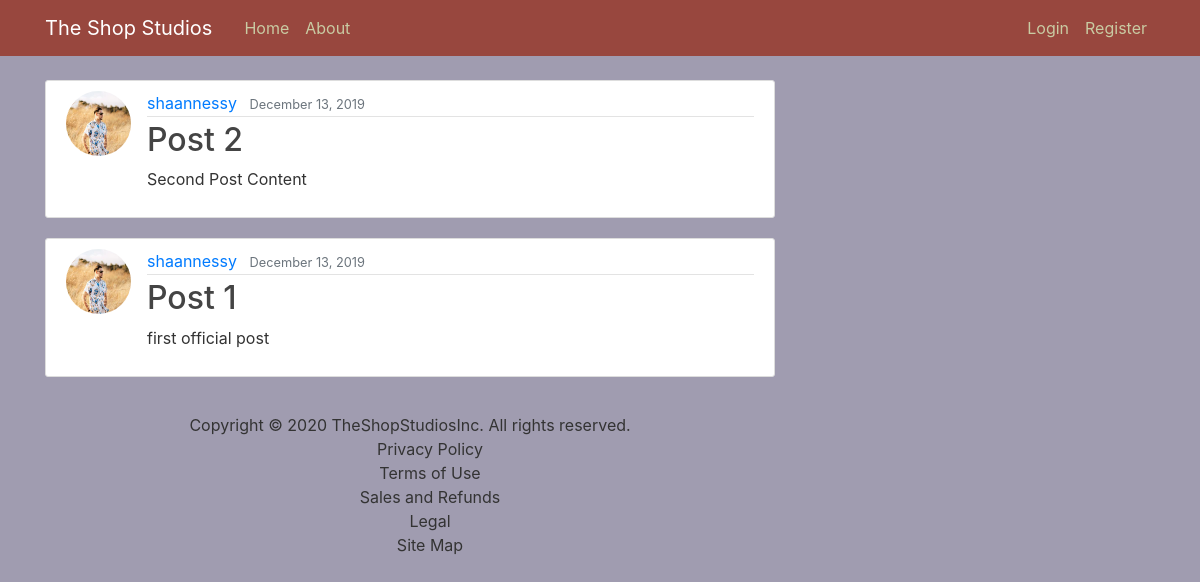
Before: / with the older database file.
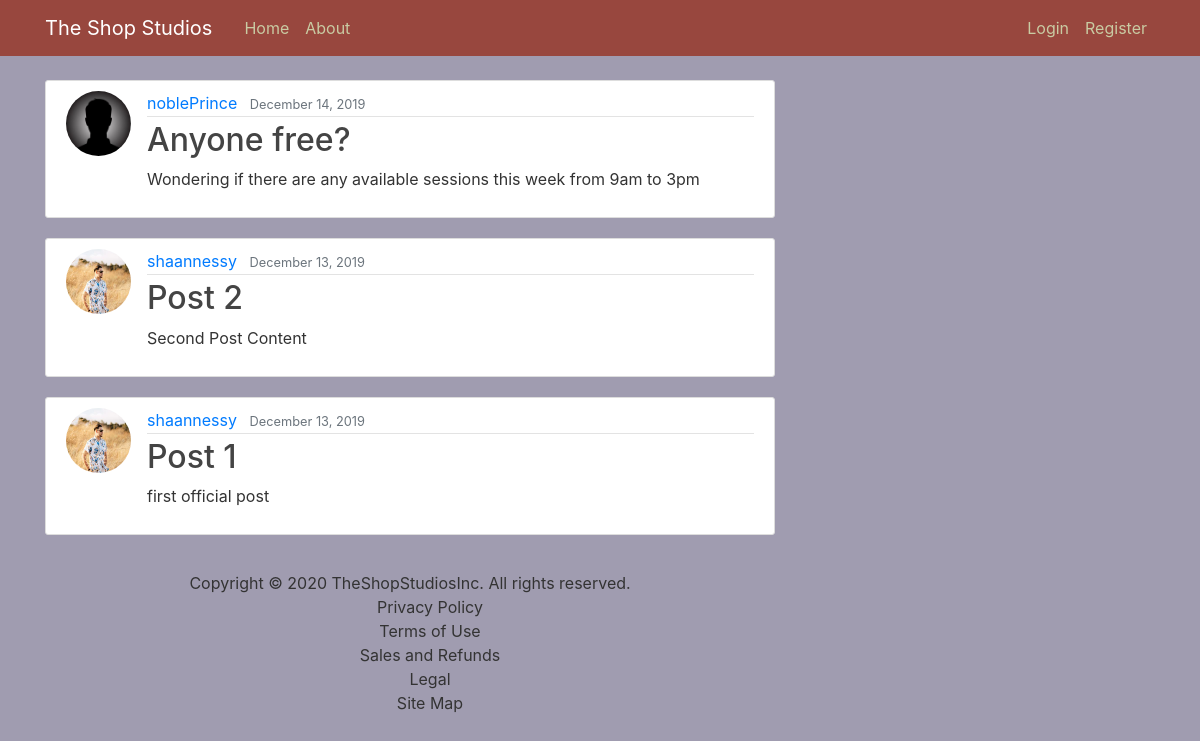
After: the same page with the newer database file.
### userpost/models.py (models this page shows, shortened)
class Post(models.Model):
    title = models.CharField(max_length=100)
    content = models.TextField()
    date_posted = models.DateTimeField(default=timezone.now)
    author = models.ForeignKey(User, on_delete=models.CASCADE)

### users/models.py (models this page shows, shortened)
class Profile(models.Model):
    user = models.OneToOneField(User, on_delete=models.CASCADE)
    image = models.ImageField(default='default.jpg', upload_to='profile_pics')

### userpost/views.py (the view)
# urls.py: path('', PostListView.as_view(), name='userpost-home'),
class PostListView(ListView):
    model = Post
    template_name = 'userpost/home.html'  # <app>/<model>_<viewtype>.html
    context_object_name = 'posts'
    ordering = ['-date_posted']

### userpost/templates/userpost/home.html
{% extends "userpost/base.html" %}
{% block content %}
    {% for post in posts %}
        <article class="media content-section">
          <img class="rounded-circle article-img" src="{{ post.author.profile.image.url }}">
          <div class="media-body">
            <div class="article-metadata">
              <a class="mr-2" href="#">{{ post.author }}</a>
              <small class="text-muted">{{ post.date_posted|date:"F d, Y" }}</small>
            </div>
            <h2><a class="article-title" href="{% url 'post-detail' post.id %}">{{ post.title }}</a></h2>
            <p class="article-content">{{ post.content }}</p>
          </div>
        </article>
    {% endfor %}
{% endblock content %}

### userpost/templates/userpost/base.html (shortened to what this page needs)
{% load static %}
<!DOCTYPE html>
<html>
<head>
    <link rel="stylesheet" href="https://maxcdn.bootstrapcdn.com/bootstrap/4.0.0/css/bootstrap.min.css">
    <link rel="stylesheet" type="text/css" href="{% static 'userpost/main.css' %}">
</head>
<body>
    <header class="site-header">
      <nav class="navbar navbar-expand-md navbar-dark bg-steel fixed-top">
        <div class="container">
          <a class="navbar-brand mr-4" href="{% url 'userpost-home' %}">The Shop Studios</a>
          <div class="collapse navbar-collapse" id="navbarToggle">
            <div class="navbar-nav mr-auto">
              <a class="nav-item nav-link" href="{% url 'userpost-home' %}">Home</a>
              <a class="nav-item nav-link" href="{% url 'userpost-about' %}">About</a>
            </div>
            <div class="navbar-nav">
              {% if user.is_authenticated %}
                <a class="nav-item nav-link" href="{% url 'post-create' %}">New Post</a>
                <a class="nav-item nav-link" href="{% url 'profile' %}">Profile</a>
                <a class="nav-item nav-link" href="{% url 'logout' %}">Logout</a>
              {% else %}
                <a class="nav-item nav-link" href="{% url 'login' %}">Login</a>
                <a class="nav-item nav-link" href="{% url 'register' %}">Register</a>
              {% endif %}
            </div>
          </div>
        </div>
      </nav>
    </header>
    <main role="main" class="container">
      <div class="row">
        <div class="col-md-8">
          {% block content %}{% endblock %}
           <div class="footer-copyright text-sm-center py-3">Copyright © 2020 TheShopStudiosInc. All rights reserved.
            <ul>
              <li style="list-style-type: none;">Privacy Policy</li>
              <li style="list-style-type: none;">Terms of Use</li>
              <li style="list-style-type: none;">Sales and Refunds</li>
              <li style="list-style-type: none;">Legal</li>
              <li style="list-style-type: none;">Site Map</li>
            </ul>
          </div>
        </div>
      </div>
    </main>
</body>
</html>

### userpost/static/userpost/main.css (style rules this page uses)
body { background: #A09CB0; color: #333333; margin-top: 5rem; }
h1, h2, h3, h4, h5, h6 { color: #542344; }
ul { margin: 0; }
.bg-steel { background-color: #98473E; }
.site-header .navbar-nav .nav-link { color: #C9CBA3; }
.content-section { background: #ffffff; padding: 10px 20px; border: 1px solid #dddddd; border-radius: 3px; margin-bottom: 20px; }
.article-title { color: #444444; }
.article-content { white-space: pre-line; }
.article-img { height: 65px; width: 65px; margin-right: 16px; }
.article-metadata { padding-bottom: 1px; margin-bottom: 4px; border-bottom: 1px solid #e3e3e3 }

Changed rows visible on the page:
added Post: author.profile.image (placeholder picture), author "noblePrince", date_posted "December 14, 2019", title "Anyone free?", content "Wondering if there are any available sessions this week from 9am to 3pm"
